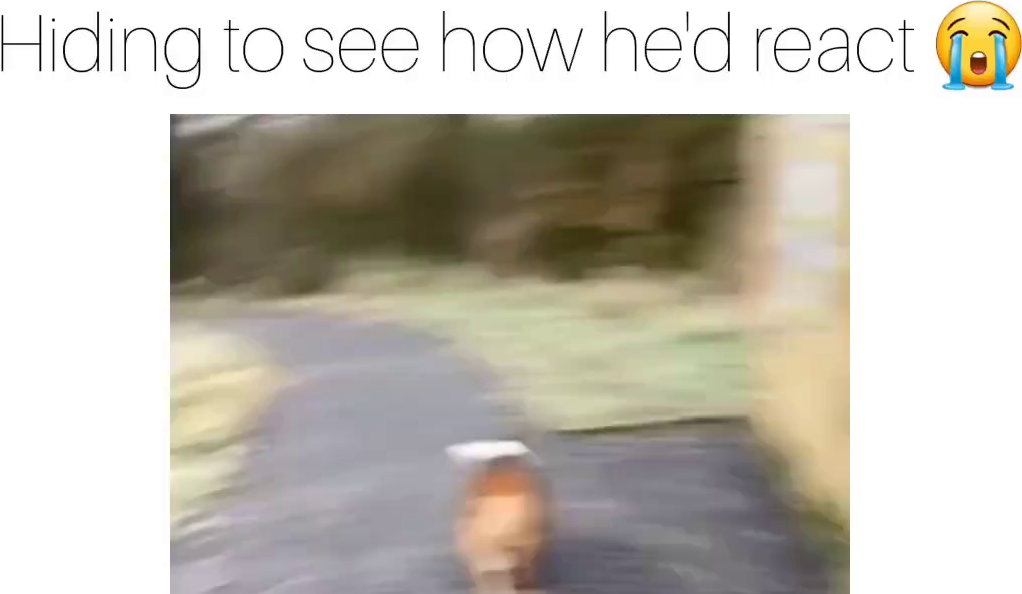
#> input picture temp/ocrtext.png, 1022 x 594 px
$ python -i whitebgtext.py   (imports and definitions only)
#> lines starting #> are read from the running program, lines starting #| are printed output that depends on the picture; after the words box and inside, x2 and y2 are one past the last pixel; in counts of white or black regions, pixels touching at a corner belong together
import cv2
from PIL import Image
import numpy as np

def crop_text_from_upper_half(image_path, output_path=None):
    # Load the image
#> called with image_path = 'temp/ocrtext.png'
    image = cv2.imread(image_path)
#> image is the input picture: shape (594, 1022, 3); mean B, G, R 181.8, 191.8, 196.3

    if image is None:
        raise ValueError(f"Image at path '{image_path}' could not be loaded.")

    # Get image dimensions
    height, width, _ = image.shape
#> height = 594; width = 1022

    # Crop to the upper half of the image
    upper_half = image[:height // 2, :]
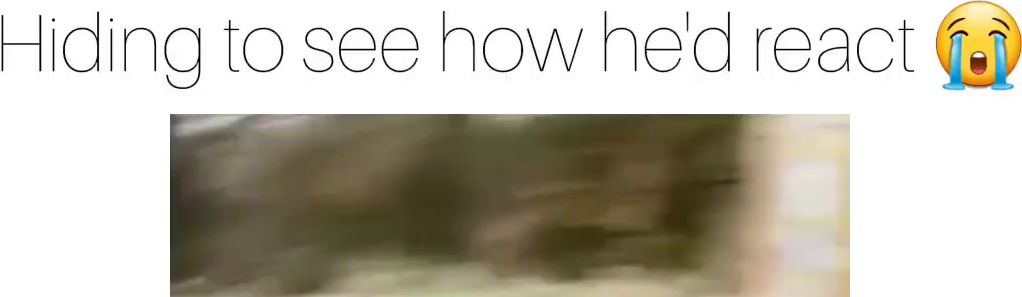
#> upper_half: shape (297, 1022, 3); mean B, G, R 177.1, 189.6, 193.8

    # Convert the upper half to grayscale
    gray = cv2.cvtColor(upper_half, cv2.COLOR_BGR2GRAY)
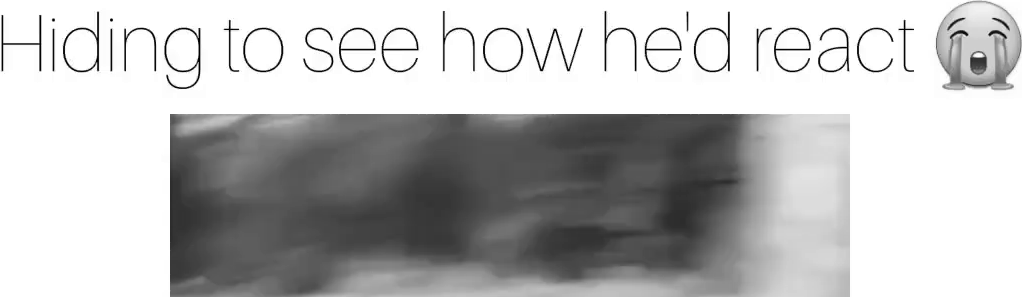
#> gray: shape (297, 1022); min 0, max 255, mean 189.4

    # Apply a binary threshold to get a binary image
    _, binary = cv2.threshold(gray, 240, 255, cv2.THRESH_BINARY_INV)
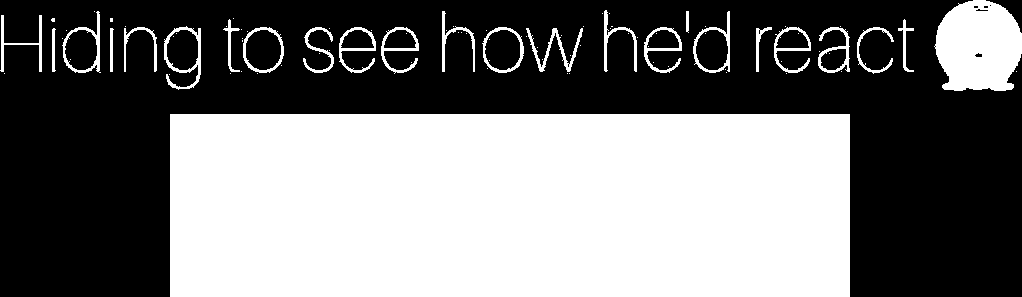
#> binary: shape (297, 1022); 45.9% white; 93 white regions (68 under 20 px)

    # Find contours in the binary image
    contours, _ = cv2.findContours(binary, cv2.RETR_EXTERNAL, cv2.CHAIN_APPROX_SIMPLE)
#> contours = 82 contours, 57 with area under 20; largest, box (x1, y1, x2, y2) and area: (170, 114, 850, 297) 123578, (934, 0, 1022, 91) 6300, (164, 26, 201, 90) 1493, (482, 27, 524, 73) 1464, (243, 27, 284, 73) 1464

    # Initialize variables to find the bounding box of all text
    min_x, min_y = float('inf'), float('inf')
    max_x, max_y = 0, 0

    # Loop through each contour to find the overall bounding box
    for contour in contours:
        x, y, w, h = cv2.boundingRect(contour)
        min_x = min(min_x, x)
        min_y = min(min_y, y)
        max_x = max(max_x, x + w)
        max_y = max(max_y, y + h)
#> this loop made 82 passes
#> (x, y, w, h, min_x, min_y, max_x) on passes 2 to 13: (169, 74, 1, 1, 169, 74, 850), (786, 73, 1, 1, 169, 73, 850), (569, 73, 1, 1, 169, 73, 850), (567, 73, 1, 1, 169, 73, 850), (257, 73, 1, 1, 169, 73, 850), (230, 73, 1, 1, 169, 73, 850), (4, 73, 1, 1, 4, 73, 850), (726, 72, 1, 1, 4, 72, 850), (1016, 71, 1, 1, 4, 71, 1017), (841, 71, 1, 1, 4, 71, 1017), (241, 71, 1, 1, 4, 71, 1017), (725, 69, 1, 1, 4, 69, 1017)
#> (contour, x, y, w, h, min_x, min_y, max_x) on passes 1, 27: ([[170, 114], [170, 296], [849, 296], [849, 114]], 170, 114, 680, 183, 170, 114, 850), ([[242, 40], [242, 41]], 242, 40, 1, 2, 4, 40, 1017)

    # Ensure we found some text, otherwise set the bounding box to the whole upper half
    if min_x == float('inf') or min_y == float('inf'):
        min_x, min_y, max_x, max_y = 0, 0, width, height // 2

    # Crop the image to the bounding box of the text
    cropped_image = upper_half[min_y:max_y, min_x:max_x]

    # Convert the cropped image to PIL format
    cropped_image_pil = Image.fromarray(cv2.cvtColor(cropped_image, cv2.COLOR_BGR2RGB))

    # Save or return the cropped image
    if output_path:
        cropped_image_pil.save(output_path)
    else:
        return cropped_image_pil

# Example usage
# crop_text_from_upper_half('ext.png', 't.jpg')

>>> result = crop_text_from_upper_half('temp/ocrtext.png')

$ run again, on temp/snapshot.png
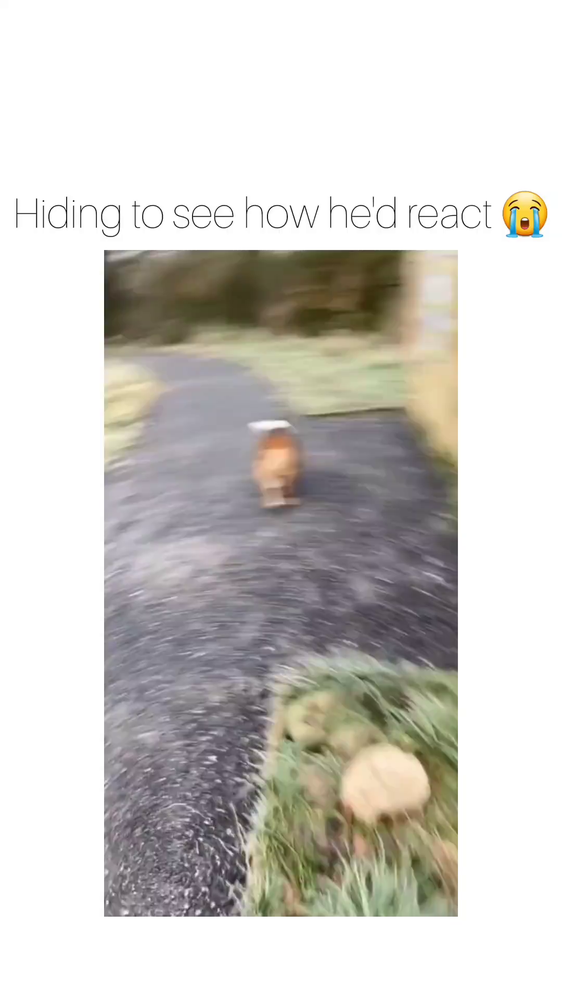
#> input picture temp/snapshot.png, 562 x 1000 px, shrunk from 1080 x 1920 before the run
#> in crop_text_from_upper_half, image is the input picture: shape (1000, 562, 3); mean B, G, R 200.8, 205.4, 207.9
#> in crop_text_from_upper_half, `_, binary = cv2.threshold(gray, 240, 255, cv2.THRESH_BINARY_INV)`:
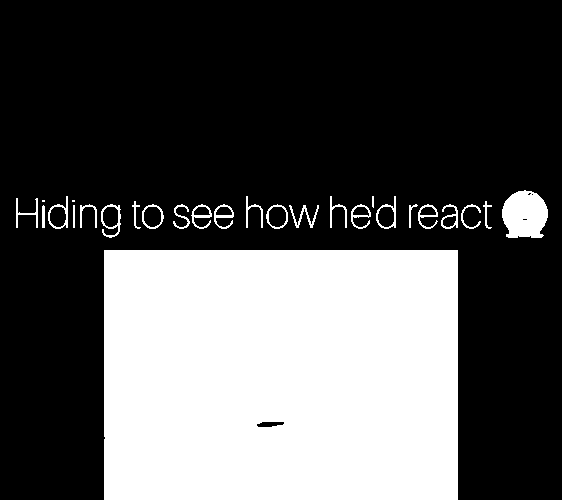
#> binary: shape (500, 562); 33.1% white; 27 white regions (2 under 20 px)
#> contours = 27 contours, 3 with area under 20; largest, box (x1, y1, x2, y2) and area: (104, 250, 458, 500) 87895, (502, 190, 548, 238) 1688, (101, 204, 121, 238) 408, (142, 204, 164, 229) 396, (266, 204, 288, 229) 395
#> the loop in crop_text_from_upper_half, `for contour in contours:` made 27 passes
#> (x, y, w, h, min_x, min_y, max_x) on passes 1, 2, 4, 5, 6, 7, 8, 9: (104, 250, 354, 250, 104, 250, 458), (289, 205, 30, 23, 104, 205, 458), (42, 205, 3, 23, 42, 205, 458), (461, 204, 20, 25, 42, 204, 481), (441, 204, 17, 25, 42, 204, 481), (418, 204, 20, 25, 42, 204, 481), (409, 204, 9, 24, 42, 204, 481), (351, 204, 20, 25, 42, 204, 481)
#> in crop_text_from_upper_half, `cropped_image = upper_half[min_y:max_y, min_x:max_x]`:
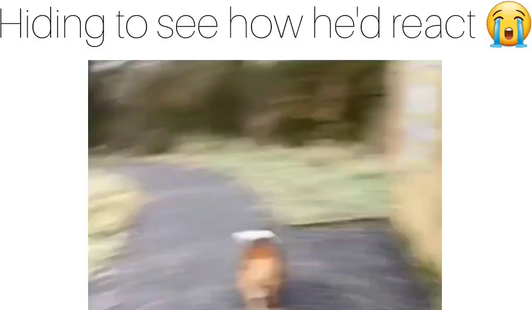
#> cropped_image: shape (310, 532, 3); mean B, G, R 181.9, 191.8, 196.3
